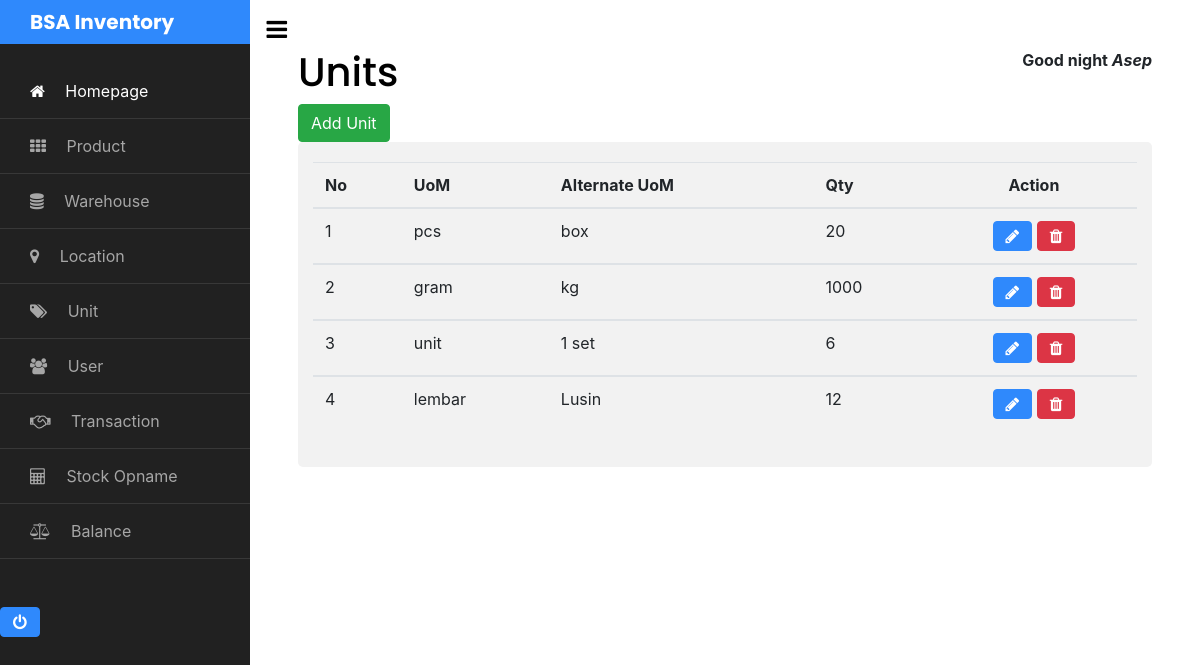
Screenshot of /pages/satuan.php (signed in) with the database file from the repository.
### tables this page shows
CREATE TABLE `t_satuan` (
  `id_satuan` int(12) NOT NULL,
  `satuan_kecil` varchar(12) DEFAULT NULL,
  `satuan_besar` varchar(12) DEFAULT NULL,
  `qty` int(11) DEFAULT NULL
);

### pages/satuan.php (the view)
<?php
include '../include/sidebar.php';
?>
<div>
   <h1>Units</h1>
   <a href="form-satuan.php" class="btn btn-success">Add Unit</a>
</div>
<div class="container" style="overflow-x: auto;">
  <table class="table table-hover">
    <thead>
      <tr>
        <th>No</th>
        <th>UoM</th>
        <th>Alternate UoM</th>
        <th>Qty</th>
        <th colspan="2"><center>Action</center></th>
      </tr>
    </thead>
    <?php
      include '../include/config.php';
      $no = 1;
      $query="SELECT * FROM t_satuan";
      $hasil=mysqli_query($conn, $query);
      While($row=mysqli_fetch_array ($hasil)){
    ?>
    <tbody>
      <tr>
        <td><?php echo $no++; ?></td>
        <td><?php echo $row['satuan_kecil']; ?></td>
        <td><?php echo $row['satuan_besar']; ?></td>
        <td><?php echo $row['qty']; ?></td>
        <td>
            <center><a href="satuan-edit.php?id_satuan=<?php echo $row['id_satuan'];?>" data-toggle="tooltip" data-placement="right" title="Edit" class="btn btn-custon-rounded-three btn-primary"><i class="fa fa-pencil"></i></a>
            <a href="../model/act-satuan-delete.php?id_satuan=<?php echo $row['id_satuan'];?>" onclick="return confirm('Yakin ingin hapus data?')" class="btn btn-custon-rounded-three btn-danger" data-toggle="tooltip" data-placement="right" title="Hapus"><i class="fa fa-trash"></i></a></center>
        </td>
      </tr>
    <?php } ?>
    </tbody>
  </table>
</div>
<?php include '../include/footer.php' ?>

### rows the page displays
t_satuan: satuan_kecil "pcs", satuan_besar "box", qty "20"
t_satuan: satuan_kecil "gram", satuan_besar "kg", qty "1000"
t_satuan: satuan_kecil "unit", satuan_besar "1 set", qty "6"
t_satuan: satuan_kecil "lembar", satuan_besar "Lusin", qty "12"

### other values shown
$_SESSION['user_name'] "Asep"
